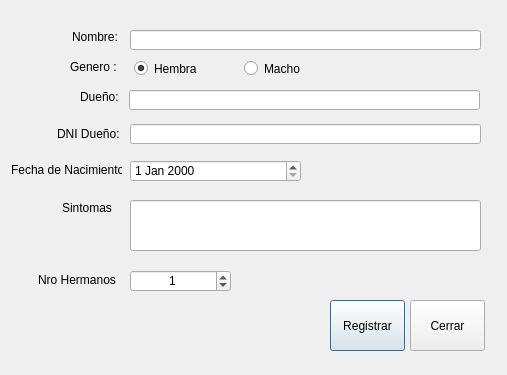
<?xml version="1.0" encoding="UTF-8"?>
<ui version="4.0">
 <class>FrmNewPaciente</class>
 <widget class="QDialog" name="FrmNewPaciente">
  <property name="geometry">
   <rect>
    <x>0</x>
    <y>0</y>
    <width>507</width>
    <height>375</height>
   </rect>
  </property>
  <property name="windowTitle">
   <string>Nuevo Paciente</string>
  </property>
  <widget class="QLabel" name="label">
   <property name="geometry">
    <rect>
     <x>72</x>
     <y>30</y>
     <width>47</width>
     <height>13</height>
    </rect>
   </property>
   <property name="text">
    <string>Nombre:</string>
   </property>
  </widget>
  <widget class="QLineEdit" name="txtNombre">
   <property name="geometry">
    <rect>
     <x>130</x>
     <y>30</y>
     <width>351</width>
     <height>20</height>
    </rect>
   </property>
  </widget>
  <widget class="QRadioButton" name="rbH">
   <property name="geometry">
    <rect>
     <x>134</x>
     <y>60</y>
     <width>82</width>
     <height>17</height>
    </rect>
   </property>
   <property name="text">
    <string>Hembra</string>
   </property>
   <property name="checked">
    <bool>true</bool>
   </property>
  </widget>
  <widget class="QRadioButton" name="rbM">
   <property name="geometry">
    <rect>
     <x>244</x>
     <y>60</y>
     <width>82</width>
     <height>17</height>
    </rect>
   </property>
   <property name="text">
    <string>Macho</string>
   </property>
  </widget>
  <widget class="QLabel" name="label_2">
   <property name="geometry">
    <rect>
     <x>80</x>
     <y>90</y>
     <width>47</width>
     <height>13</height>
    </rect>
   </property>
   <property name="text">
    <string>Dueño:</string>
   </property>
  </widget>
  <widget class="QLineEdit" name="txtDuenio">
   <property name="geometry">
    <rect>
     <x>129</x>
     <y>90</y>
     <width>351</width>
     <height>20</height>
    </rect>
   </property>
  </widget>
  <widget class="QLabel" name="label_3">
   <property name="geometry">
    <rect>
     <x>11</x>
     <y>160</y>
     <width>111</width>
     <height>20</height>
    </rect>
   </property>
   <property name="text">
    <string>Fecha de Nacimiento:</string>
   </property>
  </widget>
  <widget class="QLabel" name="label_4">
   <property name="geometry">
    <rect>
     <x>70</x>
     <y>60</y>
     <width>47</width>
     <height>13</height>
    </rect>
   </property>
   <property name="text">
    <string>Genero :</string>
   </property>
  </widget>
  <widget class="QDateEdit" name="deFecha">
   <property name="geometry">
    <rect>
     <x>130</x>
     <y>160</y>
     <width>171</width>
     <height>22</height>
    </rect>
   </property>
  </widget>
  <widget class="QLabel" name="label_5">
   <property name="geometry">
    <rect>
     <x>62</x>
     <y>200</y>
     <width>51</width>
     <height>16</height>
    </rect>
   </property>
   <property name="text">
    <string>Sintomas :</string>
   </property>
  </widget>
  <widget class="QLineEdit" name="txtSintomas">
   <property name="geometry">
    <rect>
     <x>130</x>
     <y>200</y>
     <width>351</width>
     <height>51</height>
    </rect>
   </property>
  </widget>
  <widget class="QPushButton" name="cmdRegistrar">
   <property name="geometry">
    <rect>
     <x>330</x>
     <y>300</y>
     <width>75</width>
     <height>51</height>
    </rect>
   </property>
   <property name="text">
    <string>Registrar</string>
   </property>
  </widget>
  <widget class="QPushButton" name="cmdCerrar">
   <property name="geometry">
    <rect>
     <x>410</x>
     <y>300</y>
     <width>75</width>
     <height>51</height>
    </rect>
   </property>
   <property name="text">
    <string>Cerrar</string>
   </property>
  </widget>
  <widget class="QLabel" name="label_6">
   <property name="geometry">
    <rect>
     <x>38</x>
     <y>270</y>
     <width>81</width>
     <height>20</height>
    </rect>
   </property>
   <property name="text">
    <string>Nro Hermanos :</string>
   </property>
  </widget>
  <widget class="QSpinBox" name="sbHermanos">
   <property name="geometry">
    <rect>
     <x>130</x>
     <y>270</y>
     <width>101</width>
     <height>22</height>
    </rect>
   </property>
   <property name="alignment">
    <set>Qt::AlignCenter</set>
   </property>
   <property name="maximum">
    <number>10</number>
   </property>
   <property name="value">
    <number>1</number>
   </property>
  </widget>
  <widget class="QLabel" name="label_7">
   <property name="geometry">
    <rect>
     <x>57</x>
     <y>124</y>
     <width>71</width>
     <height>20</height>
    </rect>
   </property>
   <property name="text">
    <string>DNI Dueño:</string>
   </property>
  </widget>
  <widget class="QLineEdit" name="txtDni">
   <property name="geometry">
    <rect>
     <x>130</x>
     <y>124</y>
     <width>351</width>
     <height>20</height>
    </rect>
   </property>
  </widget>
 </widget>
 <tabstops>
  <tabstop>txtNombre</tabstop>
  <tabstop>rbH</tabstop>
  <tabstop>rbM</tabstop>
  <tabstop>txtDuenio</tabstop>
  <tabstop>txtDni</tabstop>
  <tabstop>deFecha</tabstop>
  <tabstop>txtSintomas</tabstop>
  <tabstop>sbHermanos</tabstop>
  <tabstop>cmdRegistrar</tabstop>
  <tabstop>cmdCerrar</tabstop>
 </tabstops>
 <resources/>
 <connections/>
</ui>
